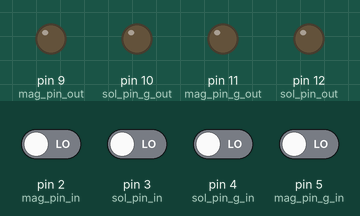
A sketch run on a simulated Arduino Uno, built with avr-gcc and run on an emulated ATmega328P. Parts: output pins drawn as LEDs (lit = HIGH). The inputs (shaded band) are chosen by the test bench; at power-on: pin 2 (mag_pin_in), pin 3 (sol_pin_in), pin 4 (sol_pin_g_in), pin 5 (mag_pin_g_in) LOW.

Above: at 1.2 s.
1.3 s: pin 2 (mag_pin_in) driven HIGH
At 1.6 s:
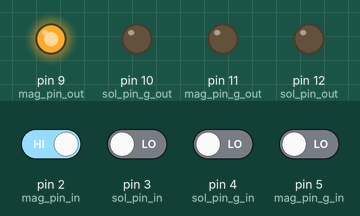
2.8 s: pin 3 (sol_pin_in) driven HIGH
At 4.0 s:
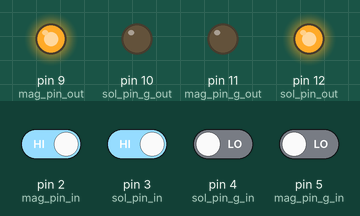
4.3 s: pin 4 (sol_pin_g_in) driven HIGH
At 5.1 s:
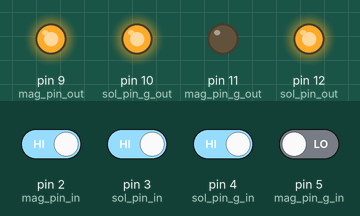
5.8 s: pin 5 (mag_pin_g_in) driven HIGH
At 6.3 s:
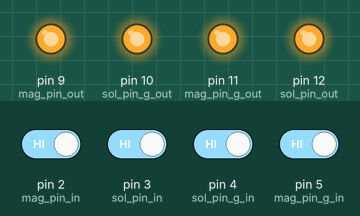
7.3 s: pin 2 (mag_pin_in) driven LOW
At 8.5 s:
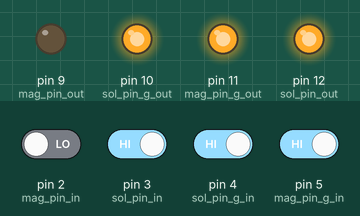
8.8 s: pin 3 (sol_pin_in) driven LOW
At 9.7 s:
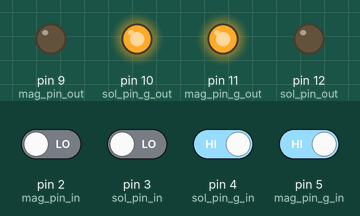
Timing chart, 0 to 11.3 s (numbered marks = the images above; inputs shaded):
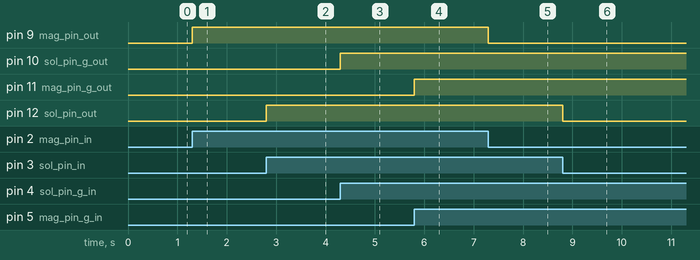

The sketch:

Switch_wala.ino
```cpp
int mag_pin_in = 2;
int sol_pin_in = 3;
int mag_pin_g_in = 5;
int sol_pin_g_in = 4;

int mag_pin_out = 9;
int sol_pin_out = 12;
int mag_pin_g_out = 11;
int sol_pin_g_out = 10;
void setup() {
  // put your setup code here, to run once:
  pinMode(mag_pin_in,INPUT);
  pinMode(sol_pin_in,INPUT);
  pinMode(mag_pin_g_in,INPUT);
  pinMode(sol_pin_g_in,INPUT);

  pinMode(mag_pin_out,OUTPUT);
  pinMode(sol_pin_out,OUTPUT);
  pinMode(mag_pin_g_out,OUTPUT);
  pinMode(sol_pin_g_out,OUTPUT);
}

void loop() {
  // put your main code here, to run repeatedly:

  if (digitalRead(mag_pin_in)== HIGH){
    digitalWrite(mag_pin_out,HIGH);
  }
  else{
    digitalWrite(mag_pin_out, LOW);
  }

  if (digitalRead(sol_pin_in)== HIGH){
    digitalWrite(sol_pin_out,HIGH);
  }
  else{
    digitalWrite(sol_pin_out, LOW);
  }

  if (digitalRead(mag_pin_g_in)== HIGH){
    digitalWrite(mag_pin_g_out,HIGH);
  }
  else{
    digitalWrite(mag_pin_g_out, LOW);
  }

  if (digitalRead(sol_pin_g_in)== HIGH){
    digitalWrite(sol_pin_g_out,HIGH);
  }
  else{
    digitalWrite(sol_pin_g_out, LOW);
  }


}
```

Measured:
- after the input at 1.3 s, pin 9 (mag_pin_out): LOW → HIGH at once
- after the input at 2.8 s, pin 12 (sol_pin_out): LOW → HIGH at once
- after the input at 4.3 s, pin 10 (sol_pin_g_out): LOW → HIGH at once
- after the input at 5.8 s, pin 11 (mag_pin_g_out): LOW → HIGH at once
- after the input at 7.3 s, pin 9 (mag_pin_out): HIGH → LOW at once
- after the input at 8.8 s, pin 12 (sol_pin_out): HIGH → LOW at once
